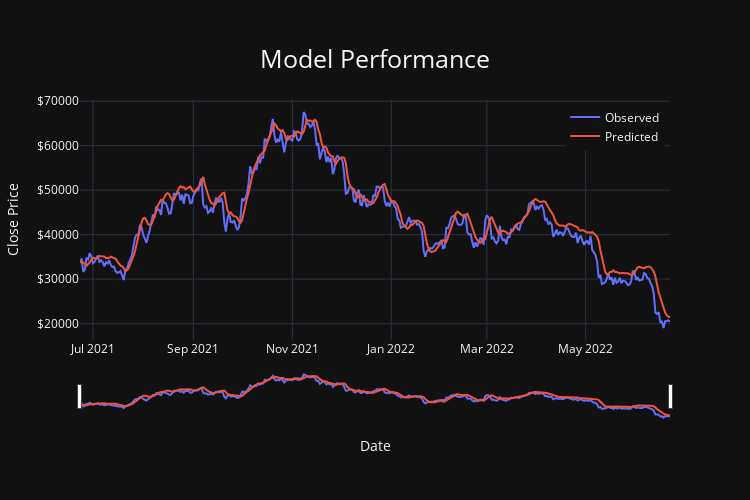

This figure's notebook cell:
### Markdown cell above
# Prediction and Validation

### Code cell
# This is what we would call in the dashboard
model = load_model(model_name='blstm', coin_ticker='BTC')
scaler = load_scaler(coin_ticker='BTC')
test_df = get_test_df(model, X_test, y_test, scaler, test_dates)
test_fig = plot_model_test(test_df)
test_fig.update_layout(width=750, height=500)

### Figure 1 — Plotly figure (JSON) as saved in the notebook; plotly's stock layout.template omitted (floating-point values rounded to 4 significant figures; data arrays with more than 128 entries replaced by an {"elided": "..."} marker saying what was removed)
{"data": [{"hovertemplate": "%{y:$,.2f}", "legendgroup": "Observed", "line": {"color": "#636efa", "dash": "solid"}, "marker": {"symbol": "circle"}, "mode": "lines", "name": "Observed", "orientation": "v", "showlegend": true, "type": "scatter", "x": {"elided": "365 str values"}, "xaxis": "x", "y": {"elided": "365 float values"}, "yaxis": "y"}, {"hovertemplate": "%{y:$,.2f}", "legendgroup": "Predicted", "line": {"color": "#EF553B", "dash": "solid"}, "marker": {"symbol": "circle"}, "mode": "lines", "name": "Predicted", "orientation": "v", "showlegend": true, "type": "scatter", "x": {"elided": "365 str values"}, "xaxis": "x", "y": {"elided": "365 float values"}, "yaxis": "y"}], "layout": {"height": 500, "hovermode": "x unified", "legend": {"title": {"text": ""}, "tracegroupgap": 0, "x": 0.99, "xanchor": "right", "y": 0.99, "yanchor": "top"}, "title": {"font": {"size": 25}, "text": "Model Performance", "x": 0.5, "xanchor": "center", "y": 0.9, "yanchor": "top"}, "width": 750, "xaxis": {"anchor": "y", "domain": [0, 1], "rangeslider": {"visible": true}, "title": {"text": "Date"}}, "yaxis": {"anchor": "x", "domain": [0, 1], "tickformat": "$", "title": {"text": "Close Price"}}}}
